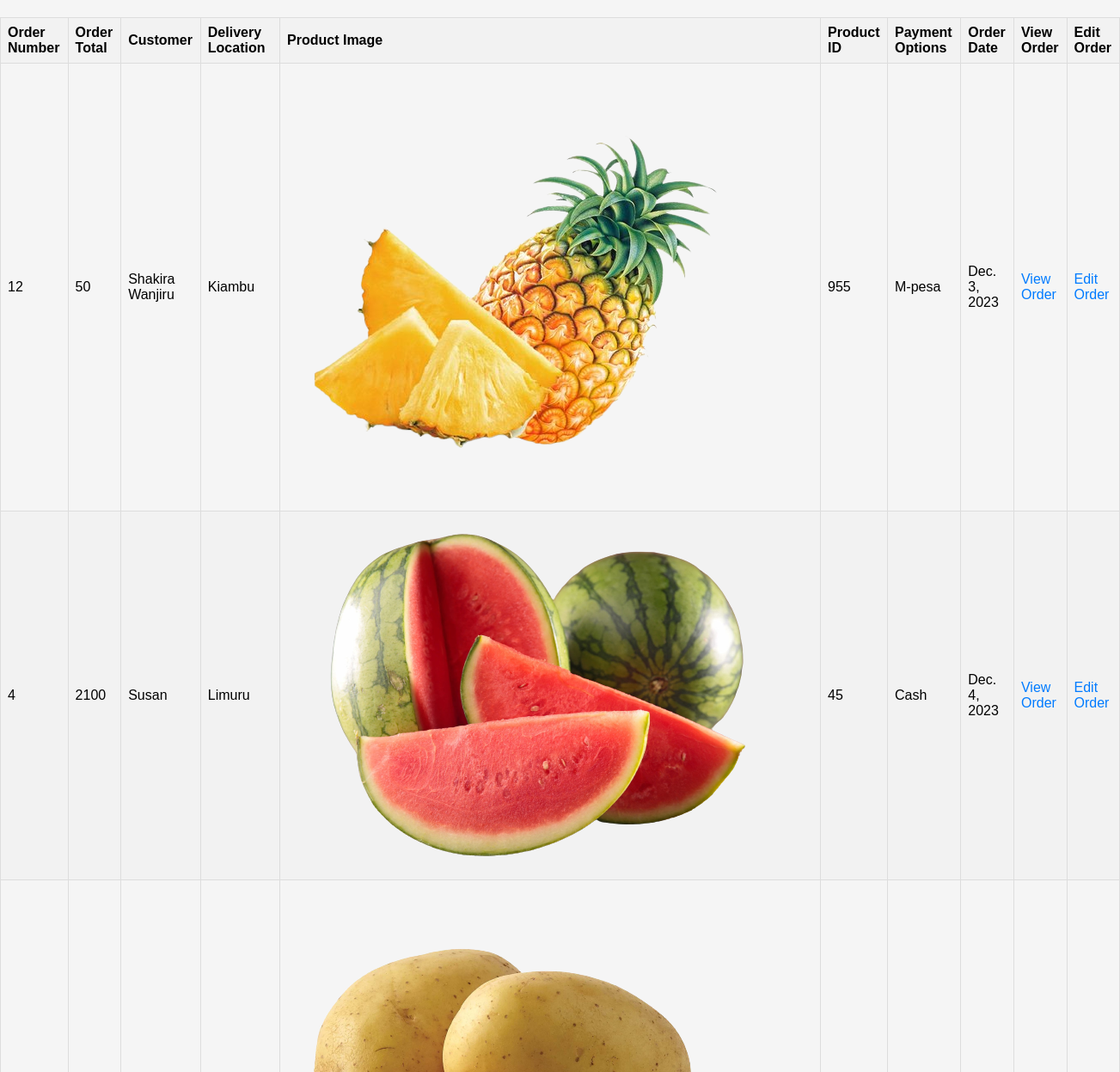
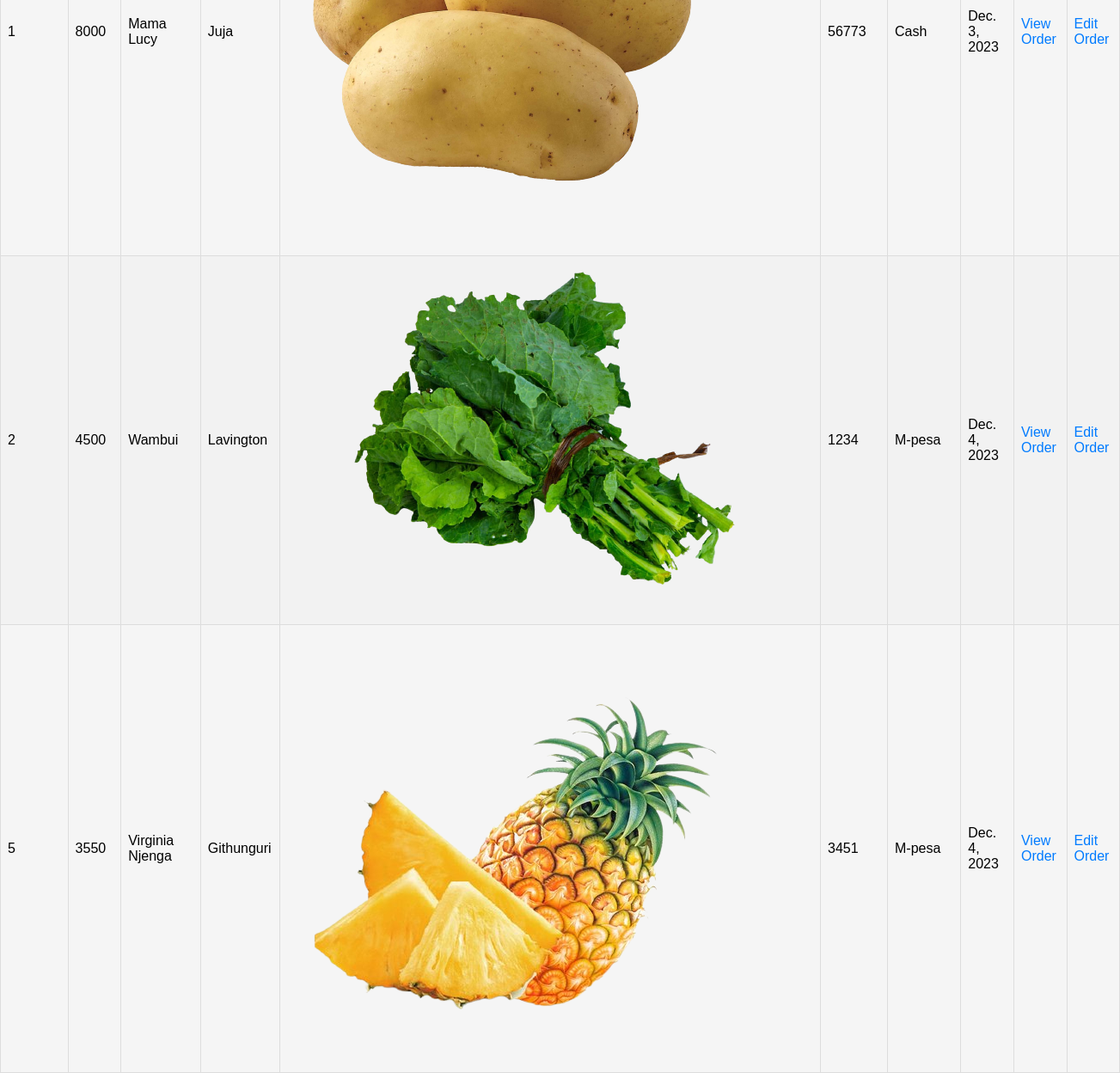
Page /orders/orders/list/ on the committed database (2 pictures, top to bottom).
### orders/models.py (models this page shows, shortened)
class Order(models.Model):
    order_number = models.IntegerField()
    order_total = models.IntegerField()
    product_image = models.ImageField()
    customer = models.CharField(max_length=255)
    delivery_location = models.CharField(max_length=255)
    product_id = models.IntegerField()
    payment_options = models.CharField(max_length=255)
    order_date = models.DateField()

### orders/views.py (the view)
# urls.py: path('orders/list/', views.order_list, name='order_list_view'),
def order_list(request):
    orders = Order.objects.all()
    return render(request, 'orders/order_list.html', {'orders': orders})

### templates/orders/order_list.html (shortened to what this page needs)
{% load static %}
<!DOCTYPE html>
<html lang="en">
<head>
    <link rel="stylesheet" href="{% static 'orders/order_list.css' %}">
</head>
<body>
    <table class="order-table">
        <thead>
            <tr>
                <th>Order Number</th>
                <th>Order Total</th>
                <th>Customer</th>
                <th>Delivery Location</th>
                <th>Product Image</th>
                <th>Product ID</th>
                <th>Payment Options</th>
                <th>Order Date</th>
                <th>View Order</th>
                <th>Edit Order</th>
            </tr>
        </thead>
        <tbody>
            {% for order in orders %}
            <tr>
                <td>{{ order.order_number }}</td>
                <td>{{ order.order_total }}</td>
                <td>{{ order.customer }}</td>
                <td>{{ order.delivery_location }}</td>
                <td><img src="{{ order.product_image.url }}" alt="Product Image"></td>
                <td>{{ order.product_id }}</td>
                <td>{{ order.payment_options }}</td>
                <td>{{ order.order_date }}</td>
                <td>
                    <a href="{% url 'order_details_view' order.id %}">View Order</a>
                </td>
                <td>
                    <a href="{% url 'edit_order_view' order.id %}">Edit Order</a>
                </td>
            </tr>
            {% endfor %}
        </tbody>
    </table>
</body>
</html>

### inventory/static/orders/order_list.css (style rules this page uses)
body, h1, h2, h3, p, ul, li { margin: 0; padding: 0; }
body { background-color: #f5f5f5; font-family: Arial, sans-serif; }
.order-table { width: 100%; border-collapse: collapse; margin-top: 20px; }
.order-table th, .order-table td { border: 1px solid #ddd; padding: 8px; text-align: left; }
.order-table th { background-color: #f2f2f2; }
.order-table tr:nth-child(even) { background-color: #f2f2f2; }
a { color: #007bff; text-decoration: none; }

### rows in the picture
Order: order_number "12", order_total "50", customer "Shakira Wanjiru", delivery_location "Kiambu", product_image (picture), product_id "955", payment_options "M-pesa", order_date "Dec. 3, 2023"
Order: order_number "4", order_total "2100", customer "Susan", delivery_location "Limuru", product_image (picture), product_id "45", payment_options "Cash", order_date "Dec. 4, 2023"
Order: order_number "1", order_total "8000", customer "Mama Lucy", delivery_location "Juja", product_image (picture), product_id "56773", payment_options "Cash", order_date "Dec. 3, 2023"
Order: order_number "2", order_total "4500", customer "Wambui", delivery_location "Lavington", product_image (picture), product_id "1234", payment_options "M-pesa", order_date "Dec. 4, 2023"
Order: order_number "5", order_total "3550", customer "Virginia Njenga", delivery_location "Githunguri", product_image (picture), product_id "3451", payment_options "M-pesa", order_date "Dec. 4, 2023"
